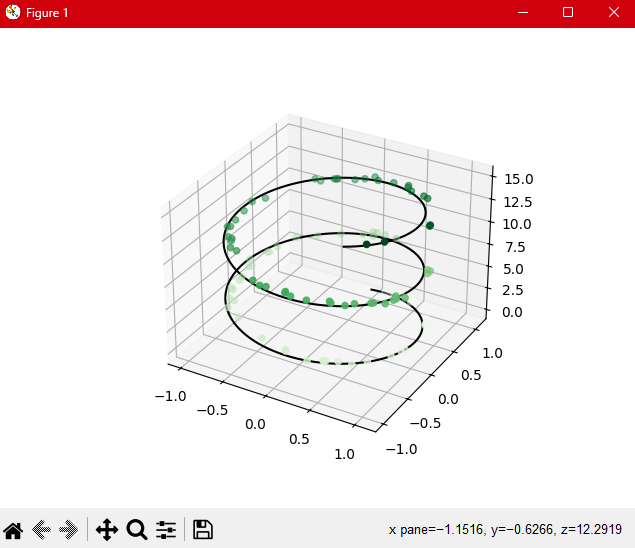

Source code (Python):
import numpy as np

import matplotlib.pyplot as plt 

# Data for a three dimensional line
ax = plt.axes(projection = '3d')

z = np.linspace(0, 15, 1000)

x = np.sin(z)

y = np.cos(z)

ax.plot3D(x, y, z, 'black')

# Data for three dimensional scatterred points 
z = 15 * np.random.random(100)

x = np.sin(z) + 0.1 * np.random.random(100)

y = np.cos(z) + 0.1 * np.random.random(100)

ax.scatter3D(x, y, z, c = z, cmap = 'Greens')

plt.show()
